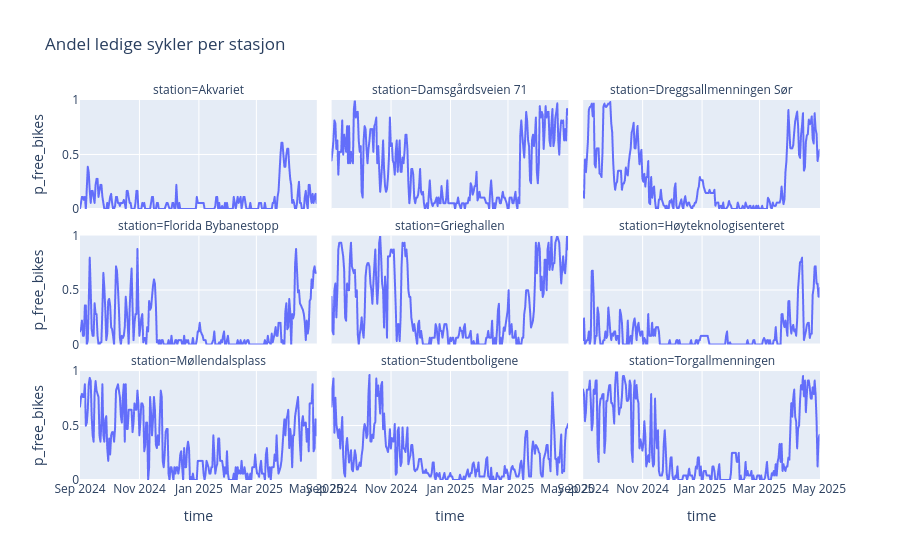

Here is the notebook cell this chart was saved with:
### Code cell
# Daglig median
daily = (df_pf.set_index("time")
              .groupby("station")["p_free_bikes"]
              .resample("D").median()
              .reset_index())

fig = px.line(
    daily, x="time", y="p_free_bikes",
    facet_col="station", facet_col_wrap=3,
    title="Andel ledige sykler per stasjon",
)
fig.update_yaxes(range=[0,1])
fig.show()

### Figure 1 — Plotly figure (JSON) as saved in the notebook; plotly's stock layout.template omitted (floating-point values rounded to 4 significant figures; data arrays with more than 128 entries replaced by an {"elided": "..."} marker saying what was removed)
{"data": [{"hovertemplate": "station=Akvariet<br>time=%{x}<br>p_free_bikes=%{y}<extra></extra>", "legendgroup": "", "line": {"color": "#636efa", "dash": "solid"}, "marker": {"symbol": "circle"}, "mode": "lines", "name": "", "showlegend": false, "type": "scattergl", "x": {"elided": "244 str values"}, "xaxis": "x7", "y": {"elided": "244 float values"}, "yaxis": "y7"}, {"hovertemplate": "station=Damsgårdsveien 71<br>time=%{x}<br>p_free_bikes=%{y}<extra></extra>", "legendgroup": "", "line": {"color": "#636efa", "dash": "solid"}, "marker": {"symbol": "circle"}, "mode": "lines", "name": "", "showlegend": false, "type": "scattergl", "x": {"elided": "244 str values"}, "xaxis": "x8", "y": {"elided": "244 float values"}, "yaxis": "y8"}, {"hovertemplate": "station=Dreggsallmenningen Sør<br>time=%{x}<br>p_free_bikes=%{y}<extra></extra>", "legendgroup": "", "line": {"color": "#636efa", "dash": "solid"}, "marker": {"symbol": "circle"}, "mode": "lines", "name": "", "showlegend": false, "type": "scattergl", "x": {"elided": "244 str values"}, "xaxis": "x9", "y": {"elided": "244 float values"}, "yaxis": "y9"}, {"hovertemplate": "station=Florida Bybanestopp<br>time=%{x}<br>p_free_bikes=%{y}<extra></extra>", "legendgroup": "", "line": {"color": "#636efa", "dash": "solid"}, "marker": {"symbol": "circle"}, "mode": "lines", "name": "", "showlegend": false, "type": "scattergl", "x": {"elided": "244 str values"}, "xaxis": "x4", "y": {"elided": "244 float values"}, "yaxis": "y4"}, {"hovertemplate": "station=Grieghallen<br>time=%{x}<br>p_free_bikes=%{y}<extra></extra>", "legendgroup": "", "line": {"color": "#636efa", "dash": "solid"}, "marker": {"symbol": "circle"}, "mode": "lines", "name": "", "showlegend": false, "type": "scattergl", "x": {"elided": "244 str values"}, "xaxis": "x5", "y": {"elided": "244 float values"}, "yaxis": "y5"}, {"hovertemplate": "station=Høyteknologisenteret<br>time=%{x}<br>p_free_bikes=%{y}<extra></extra>", "legendgroup": "", "line": {"color": "#636efa", "dash": "solid"}, "marker": {"symbol": "circle"}, "mode": "lines", "name": "", "showlegend": false, "type": "scattergl", "x": {"elided": "244 str values"}, "xaxis": "x6", "y": {"elided": "244 float values"}, "yaxis": "y6"}, {"hovertemplate": "station=Møllendalsplass<br>time=%{x}<br>p_free_bikes=%{y}<extra></extra>", "legendgroup": "", "line": {"color": "#636efa", "dash": "solid"}, "marker": {"symbol": "circle"}, "mode": "lines", "name": "", "showlegend": false, "type": "scattergl", "x": {"elided": "244 str values"}, "xaxis": "x", "y": {"elided": "244 float values"}, "yaxis": "y"}, {"hovertemplate": "station=Studentboligene<br>time=%{x}<br>p_free_bikes=%{y}<extra></extra>", "legendgroup": "", "line": {"color": "#636efa", "dash": "solid"}, "marker": {"symbol": "circle"}, "mode": "lines", "name": "", "showlegend": false, "type": "scattergl", "x": {"elided": "244 str values"}, "xaxis": "x2", "y": {"elided": "244 float values"}, "yaxis": "y2"}, {"hovertemplate": "station=Torgallmenningen<br>time=%{x}<br>p_free_bikes=%{y}<extra></extra>", "legendgroup": "", "line": {"color": "#636efa", "dash": "solid"}, "marker": {"symbol": "circle"}, "mode": "lines", "name": "", "showlegend": false, "type": "scattergl", "x": {"elided": "244 str values"}, "xaxis": "x3", "y": {"elided": "244 float values"}, "yaxis": "y3"}], "layout": {"annotations": [{"font": {}, "showarrow": false, "text": "station=Møllendalsplass", "x": 0.16, "xanchor": "center", "xref": "paper", "y": 0.2867, "yanchor": "bottom", "yref": "paper"}, {"font": {}, "showarrow": false, "text": "station=Studentboligene", "x": 0.5, "xanchor": "center", "xref": "paper", "y": 0.2867, "yanchor": "bottom", "yref": "paper"}, {"font": {}, "showarrow": false, "text": "station=Torgallmenningen", "x": 0.84, "xanchor": "center", "xref": "paper", "y": 0.2867, "yanchor": "bottom", "yref": "paper"}, {"font": {}, "showarrow": false, "text": "station=Florida Bybanestopp", "x": 0.16, "xanchor": "center", "xref": "paper", "y": 0.6433, "yanchor": "bottom", "yref": "paper"}, {"font": {}, "showarrow": false, "text": "station=Grieghallen", "x": 0.5, "xanchor": "center", "xref": "paper", "y": 0.6433, "yanchor": "bottom", "yref": "paper"}, {"font": {}, "showarrow": false, "text": "station=Høyteknologisenteret", "x": 0.84, "xanchor": "center", "xref": "paper", "y": 0.6433, "yanchor": "bottom", "yref": "paper"}, {"font": {}, "showarrow": false, "text": "station=Akvariet", "x": 0.16, "xanchor": "center", "xref": "paper", "y": 1.0, "yanchor": "bottom", "yref": "paper"}, {"font": {}, "showarrow": false, "text": "station=Damsgårdsveien 71", "x": 0.5, "xanchor": "center", "xref": "paper", "y": 1.0, "yanchor": "bottom", "yref": "paper"}, {"font": {}, "showarrow": false, "text": "station=Dreggsallmenningen Sør", "x": 0.84, "xanchor": "center", "xref": "paper", "y": 1.0, "yanchor": "bottom", "yref": "paper"}], "legend": {"tracegroupgap": 0}, "title": {"text": "Andel ledige sykler per stasjon"}, "xaxis": {"anchor": "y", "domain": [0, 0.32], "title": {"text": "time"}}, "xaxis2": {"anchor": "y2", "domain": [0.34, 0.66], "matches": "x", "title": {"text": "time"}}, "xaxis3": {"anchor": "y3", "domain": [0.68, 1.0], "matches": "x", "title": {"text": "time"}}, "xaxis4": {"anchor": "y4", "domain": [0, 0.32], "matches": "x", "showticklabels": false}, "xaxis5": {"anchor": "y5", "domain": [0.34, 0.66], "matches": "x", "showticklabels": false}, "xaxis6": {"anchor": "y6", "domain": [0.68, 1.0], "matches": "x", "showticklabels": false}, "xaxis7": {"anchor": "y7", "domain": [0, 0.32], "matches": "x", "showticklabels": false}, "xaxis8": {"anchor": "y8", "domain": [0.34, 0.66], "matches": "x", "showticklabels": false}, "xaxis9": {"anchor": "y9", "domain": [0.68, 1.0], "matches": "x", "showticklabels": false}, "yaxis": {"anchor": "x", "domain": [0, 0.2867], "range": [0, 1], "title": {"text": "p_free_bikes"}}, "yaxis2": {"anchor": "x2", "domain": [0, 0.2867], "matches": "y", "range": [0, 1], "showticklabels": false}, "yaxis3": {"anchor": "x3", "domain": [0, 0.2867], "matches": "y", "range": [0, 1], "showticklabels": false}, "yaxis4": {"anchor": "x4", "domain": [0.3567, 0.6433], "matches": "y", "range": [0, 1], "title": {"text": "p_free_bikes"}}, "yaxis5": {"anchor": "x5", "domain": [0.3567, 0.6433], "matches": "y", "range": [0, 1], "showticklabels": false}, "yaxis6": {"anchor": "x6", "domain": [0.3567, 0.6433], "matches": "y", "range": [0, 1], "showticklabels": false}, "yaxis7": {"anchor": "x7", "domain": [0.7133, 1.0], "matches": "y", "range": [0, 1], "title": {"text": "p_free_bikes"}}, "yaxis8": {"anchor": "x8", "domain": [0.7133, 1.0], "matches": "y", "range": [0, 1], "showticklabels": false}, "yaxis9": {"anchor": "x9", "domain": [0.7133, 1.0], "matches": "y", "range": [0, 1], "showticklabels": false}}}
